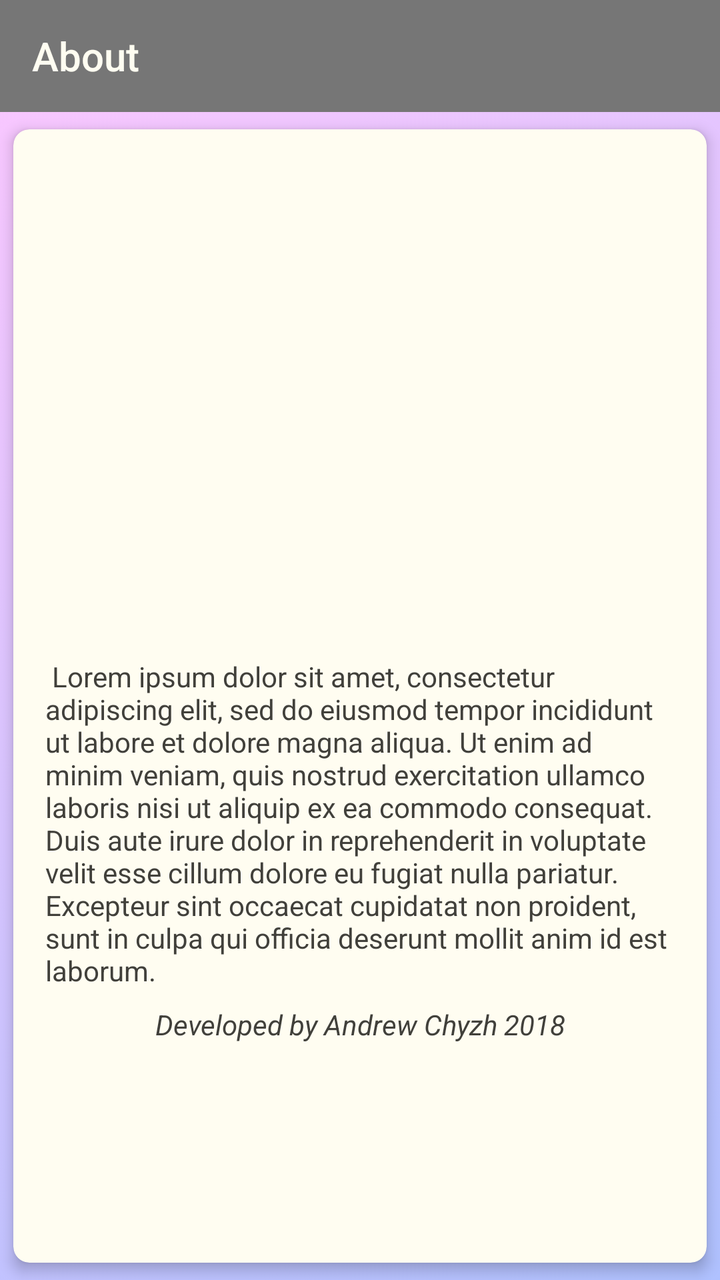
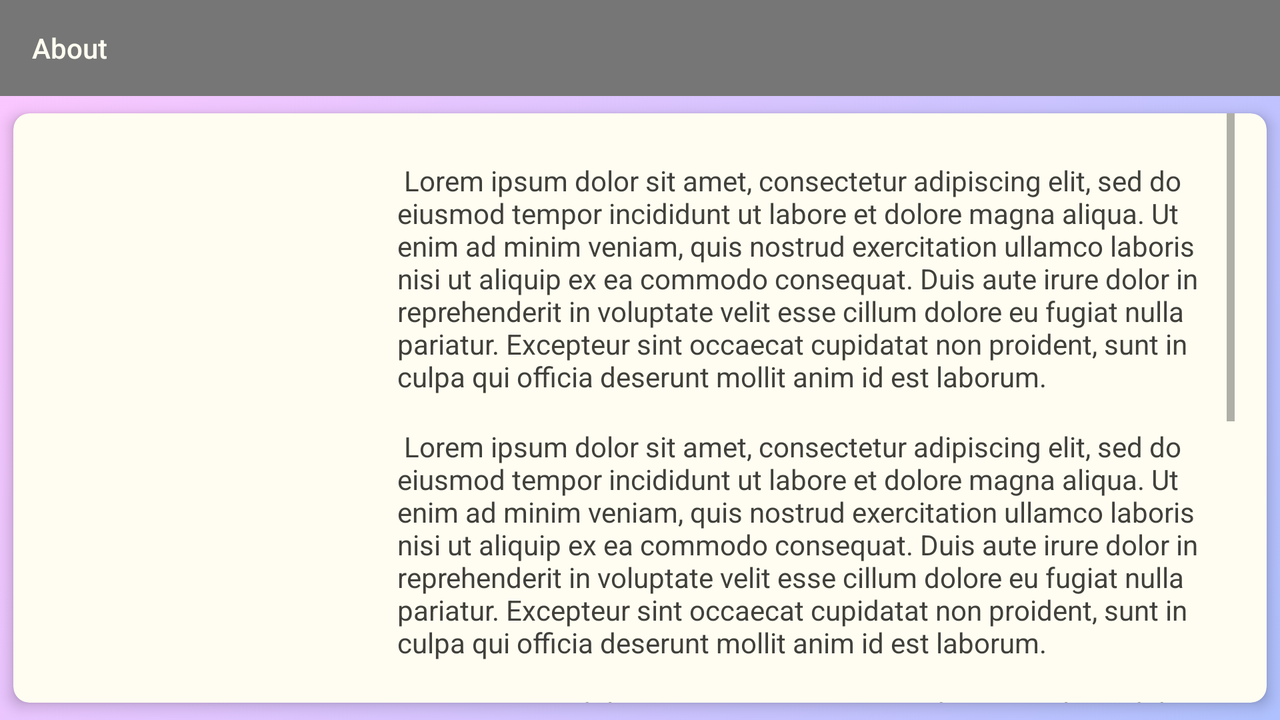

An Android layout and its configuration variant, each rendered on a device that would load it. The default file and the variant file are quoted in full after the pictures.
<!-- AndroidManifest.xml: application theme Theme.AppCompat.Light.NoActionBar.Custom -->
<!-- res/layout/about_activity_layout.xml -->
<?xml version="1.0" encoding="utf-8"?>
<RelativeLayout
    xmlns:android="http://schemas.android.com/apk/res/android"
    xmlns:app="http://schemas.android.com/apk/res-auto"
    android:layout_width="match_parent"
    android:layout_height="match_parent"
    android:id="@+id/parent_layout"
    android:background="@drawable/gradient_background_v2"
    android:orientation="vertical">

        <LinearLayout
            android:layout_width="match_parent"
            android:layout_height="match_parent"
            android:layout_below="@id/toolbar">

            <android.support.v7.widget.CardView
                android:layout_height="match_parent"
                android:layout_width="match_parent"
                app:cardElevation="4dp"
                style="@style/CardViewStyle">

            <LinearLayout
                android:layout_width="match_parent"
                android:layout_height="wrap_content"
                android:paddingStart="16dp"
                android:paddingEnd="16dp"
                android:paddingTop="32dp"
                android:orientation="vertical">

                <ImageView
                    android:layout_gravity="center"
                    android:src="@drawable/icon_header"
                    android:layout_width="wrap_content"
                    android:layout_height="192dp"
                    android:layout_marginBottom="32dp"/>

                <TextView
                    android:text="@string/lores_ipsum"
                    style="@style/AboutTextView"/>

                <TextView
                    android:text="@string/developed_by_chyzh"
                    android:textStyle="italic"
                    android:textAlignment="center"
                    android:textColor="@color/text_color"
                    android:layout_width="match_parent"
                    android:layout_height="wrap_content"/>

            </LinearLayout>

            </android.support.v7.widget.CardView>

        </LinearLayout>

        <android.support.v7.widget.Toolbar
            android:id="@+id/toolbar"
            android:background="@color/toolbar_grey"
            app:title="@string/about"
            style="@style/CustomToolbar"/>

</RelativeLayout>
<!-- resources referenced by this layout -->
<resources>
  <color name="text_color">#41403b</color>
  <color name="toolbar_grey">#767676</color>
  <!-- drawable gradient_background_v2 (drawable) -->
  <?xml version="1.0" encoding="utf-8"?>
  <selector xmlns:android="http://schemas.android.com/apk/res/android">
      <item >
          <shape android:shape="rectangle"  >
              <gradient android:angle="135"
                        android:startColor="@color/gradient_top_blue"
                        android:endColor="@color/gradient_bellow_lilac" />
          </shape>
      </item>
  </selector>
  <string name="about">About</string>
  <string name="developed_by_chyzh">Developed by Andrew Chyzh 2018</string>
  <string name="lores_ipsum"> Lorem ipsum dolor sit amet, consectetur adipiscing elit, sed do
          eiusmod tempor incididunt ut labore et dolore magna aliqua. Ut enim ad minim veniam, quis
          nostrud exercitation ullamco laboris nisi ut aliquip ex ea commodo consequat. Duis aute
          irure dolor in reprehenderit in voluptate velit esse cillum dolore eu fugiat nulla pariatur.
          Excepteur sint occaecat cupidatat non proident, sunt in culpa qui officia deserunt mollit
          anim id est laborum.</string>
  <style name="AboutTextView">
          <item name="android:layout_marginBottom">8dp</item>
          <item name="android:layout_marginTop">8dp</item>
          <item name="android:textColor">@color/text_color</item>
          <item name="android:layout_width">match_parent</item>
          <item name="android:layout_height">wrap_content</item>
      </style>
  <style name="CardViewStyle">
          <item name="android:orientation">vertical</item>
          <item name="android:foreground">?android:attr/selectableItemBackground</item>
          <item name="cardBackgroundColor">@color/light_background_color</item>
          <item name="cardUseCompatPadding">true</item>
          <item name="cardCornerRadius">8dp</item>
      </style>
  <style name="CustomToolbar">
          <item name="android:layout_width">match_parent</item>
          <item name="android:layout_height">?attr/actionBarSize</item>
          <item name="android:background">@drawable/toolbar_gradient_background</item>
          <item name="android:theme">@style/ThemeOverlay.AppCompat.ActionBar</item>
          <item name="titleTextColor">@color/light_background_color</item>
      </style>
  <style name="Theme.AppCompat.Light.NoActionBar.Custom" parent="@style/Theme.AppCompat.Light.NoActionBar">
          <item name="android:windowFullscreen">false</item>
      </style>
  <color name="gradient_top_blue">#afc1ff</color>
  <color name="gradient_bellow_lilac">#fdc7ff</color>
  <color name="light_background_color">#fffdf1</color>
  <!-- drawable toolbar_gradient_background (drawable) -->
  <?xml version="1.0" encoding="utf-8"?>
  <selector xmlns:android="http://schemas.android.com/apk/res/android">
      <item >
          <shape android:shape="rectangle">
              <gradient
                  android:angle="90"
                  android:startColor="#e3767676"
                  android:endColor="#767676" />
          </shape>
      </item>
  </selector>
</resources>
<!-- res/layout-land/about_activity_layout.xml (the repository's variant of the layout above) -->
<!-- drawn on the phone turned sideways -->
<?xml version="1.0" encoding="utf-8"?>
<RelativeLayout
    xmlns:android="http://schemas.android.com/apk/res/android"
    xmlns:app="http://schemas.android.com/apk/res-auto"
    android:layout_width="match_parent"
    android:layout_height="match_parent"
    android:id="@+id/parent_layout"
    android:background="@drawable/gradient_background_v2">


            <android.support.v7.widget.CardView
                android:layout_height="match_parent"
                android:layout_width="match_parent"
                android:layout_below="@id/toolbar"
                app:cardElevation="4dp"
                style="@style/CardViewStyle">

            <LinearLayout
                android:layout_width="match_parent"
                android:layout_height="wrap_content"
                android:layout_gravity="center_vertical"
                android:paddingStart="16dp"
                android:paddingEnd="16dp"
                android:orientation="horizontal">

                <ImageView
                    android:src="@drawable/icon_header"
                    android:layout_margin="8dp"
                    android:layout_width="144dp"
                    android:layout_height="match_parent"/>

                <ScrollView
                    android:layout_width="match_parent"
                    android:layout_height="match_parent">

                    <LinearLayout
                        android:layout_width="wrap_content"
                        android:layout_height="wrap_content"
                        android:layout_margin="16dp"
                        android:paddingBottom="16dp"
                        android:orientation="vertical">

                        <TextView
                            android:text="@string/lores_ipsum"
                            style="@style/AboutTextView"/>

                        <TextView
                            android:text="@string/lores_ipsum"
                            style="@style/AboutTextView"/>

                        <TextView
                            android:text="@string/lores_ipsum"
                            style="@style/AboutTextView"/>

                        <TextView
                            android:text="@string/lores_ipsum"
                            style="@style/AboutTextView"/>

                    </LinearLayout>

                </ScrollView>

            </LinearLayout>

            </android.support.v7.widget.CardView>

        <android.support.v7.widget.Toolbar
            android:id="@+id/toolbar"
            android:background="@color/toolbar_grey"
            app:title="@string/about"
            style="@style/CustomToolbar"/>

</RelativeLayout>
<!-- resources referenced by the variant -->
<!-- as the phone turned sideways resolves them -->
<resources>
  <color name="toolbar_grey">#767676</color>
  <!-- drawable gradient_background_v2 (drawable) -->
  <?xml version="1.0" encoding="utf-8"?>
  <selector xmlns:android="http://schemas.android.com/apk/res/android">
      <item >
          <shape android:shape="rectangle"  >
              <gradient android:angle="135"
                        android:startColor="@color/gradient_top_blue"
                        android:endColor="@color/gradient_bellow_lilac" />
          </shape>
      </item>
  </selector>
  <string name="about">About</string>
  <string name="lores_ipsum"> Lorem ipsum dolor sit amet, consectetur adipiscing elit, sed do
          eiusmod tempor incididunt ut labore et dolore magna aliqua. Ut enim ad minim veniam, quis
          nostrud exercitation ullamco laboris nisi ut aliquip ex ea commodo consequat. Duis aute
          irure dolor in reprehenderit in voluptate velit esse cillum dolore eu fugiat nulla pariatur.
          Excepteur sint occaecat cupidatat non proident, sunt in culpa qui officia deserunt mollit
          anim id est laborum.</string>
  <style name="AboutTextView">
          <item name="android:layout_marginBottom">8dp</item>
          <item name="android:layout_marginTop">8dp</item>
          <item name="android:textColor">@color/text_color</item>
          <item name="android:layout_width">match_parent</item>
          <item name="android:layout_height">wrap_content</item>
      </style>
  <style name="CardViewStyle">
          <item name="android:orientation">vertical</item>
          <item name="android:foreground">?android:attr/selectableItemBackground</item>
          <item name="cardBackgroundColor">@color/light_background_color</item>
          <item name="cardUseCompatPadding">true</item>
          <item name="cardCornerRadius">8dp</item>
      </style>
  <style name="CustomToolbar">
          <item name="android:layout_width">match_parent</item>
          <item name="android:layout_height">?attr/actionBarSize</item>
          <item name="android:background">@drawable/toolbar_gradient_background</item>
          <item name="android:theme">@style/ThemeOverlay.AppCompat.ActionBar</item>
          <item name="titleTextColor">@color/light_background_color</item>
      </style>
  <style name="Theme.AppCompat.Light.NoActionBar.Custom" parent="@style/Theme.AppCompat.Light.NoActionBar">
          <item name="android:windowFullscreen">false</item>
      </style>
  <color name="gradient_top_blue">#afc1ff</color>
  <color name="gradient_bellow_lilac">#fdc7ff</color>
  <color name="text_color">#41403b</color>
  <color name="light_background_color">#fffdf1</color>
  <!-- drawable toolbar_gradient_background (drawable) -->
  <?xml version="1.0" encoding="utf-8"?>
  <selector xmlns:android="http://schemas.android.com/apk/res/android">
      <item >
          <shape android:shape="rectangle">
              <gradient
                  android:angle="90"
                  android:startColor="#e3767676"
                  android:endColor="#767676" />
          </shape>
      </item>
  </selector>
</resources>
